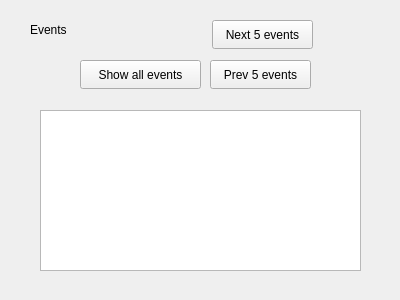
<?xml version="1.0" encoding="UTF-8"?>
<ui version="4.0">
 <class>Events</class>
 <widget class="QWidget" name="Events">
  <property name="geometry">
   <rect>
    <x>0</x>
    <y>0</y>
    <width>400</width>
    <height>300</height>
   </rect>
  </property>
  <property name="windowTitle">
   <string>Form</string>
  </property>
  <widget class="QLabel" name="label">
   <property name="geometry">
    <rect>
     <x>30</x>
     <y>20</y>
     <width>63</width>
     <height>20</height>
    </rect>
   </property>
   <property name="text">
    <string>Events</string>
   </property>
  </widget>
  <widget class="QTextEdit" name="te_events">
   <property name="geometry">
    <rect>
     <x>40</x>
     <y>110</y>
     <width>321</width>
     <height>161</height>
    </rect>
   </property>
  </widget>
  <widget class="QPushButton" name="btn_events">
   <property name="geometry">
    <rect>
     <x>80</x>
     <y>60</y>
     <width>121</width>
     <height>29</height>
    </rect>
   </property>
   <property name="text">
    <string>Show all events</string>
   </property>
  </widget>
  <widget class="QPushButton" name="btn_next">
   <property name="geometry">
    <rect>
     <x>212</x>
     <y>20</y>
     <width>101</width>
     <height>29</height>
    </rect>
   </property>
   <property name="text">
    <string>Next 5 events</string>
   </property>
  </widget>
  <widget class="QPushButton" name="btn_prev">
   <property name="geometry">
    <rect>
     <x>210</x>
     <y>60</y>
     <width>101</width>
     <height>29</height>
    </rect>
   </property>
   <property name="text">
    <string>Prev 5 events</string>
   </property>
  </widget>
 </widget>
 <resources/>
 <connections/>
</ui>
